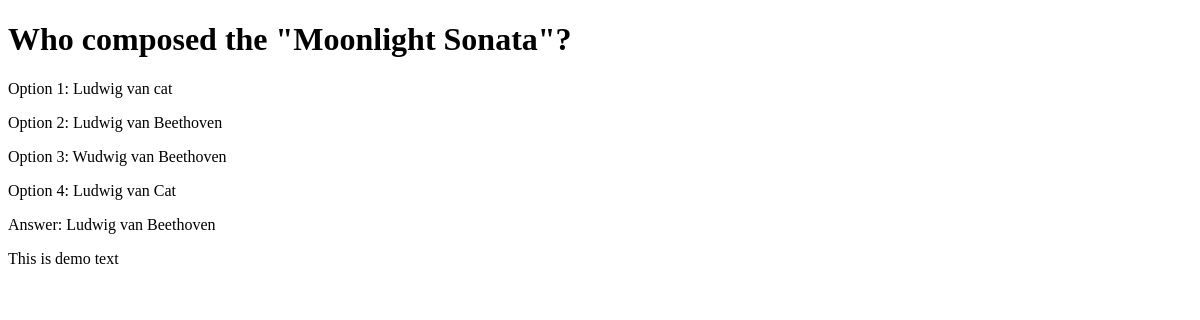
The page /q/1/ on the database as committed earlier.
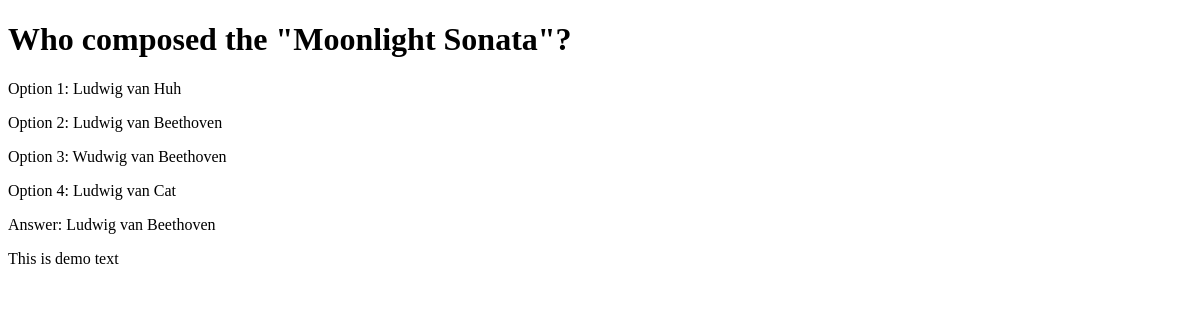
The same page on the database as committed later.
### qnapp/models.py (models this page shows, shortened)
class AllQuestions(models.Model):
    id = models.AutoField(primary_key=True)
    Question_Title = models.TextField()
    Option_1 = models.TextField()
    Option_2 = models.TextField()
    Option_3 = models.TextField()
    Option_4 = models.TextField()
    Answer = models.TextField()
    Description = models.TextField()
    class Meta:
        constraints = [
            models.CheckConstraint(
                check=models.Q(Answer=models.F('Option_1')) |
                      models.Q(Answer=models.F('Option_2')) |
                      models.Q(Answer=models.F('Option_3')) |
                      models.Q(Answer=models.F('Option_4')),
                name="answer_matches_option"
            )
        ]

### qnapp/views.py (the view)
# urls.py: path('q/<int:question_id>/', question_detail_view, name='question_detail'),
def question_detail_view(request, question_id):
    question = AllQuestions.objects.get(pk=question_id)
    return render(request, 'question_detail.html', {'question': question})

### templates/question_detail.html (shortened to what this page needs)
<!DOCTYPE html>
<html>
<head>
</head>
<body>
    <h1>{{ question.Question_Title }}</h1>
    <p>Option 1: {{ question.Option_1 }}</p>
    <p>Option 2: {{ question.Option_2 }}</p>
    <p>Option 3: {{ question.Option_3 }}</p>
    <p>Option 4: {{ question.Option_4 }}</p>
    <p>Answer: {{ question.Answer }}</p>
    <div>{{ question.Description }}</div>
</body>
</html>

Rows that differ between the two databases and show on the page:
changed AllQuestions "Who composed the \"Moonlight Sonata\"?": Option_1 "Ludwig van cat" → "Ludwig van Huh"
